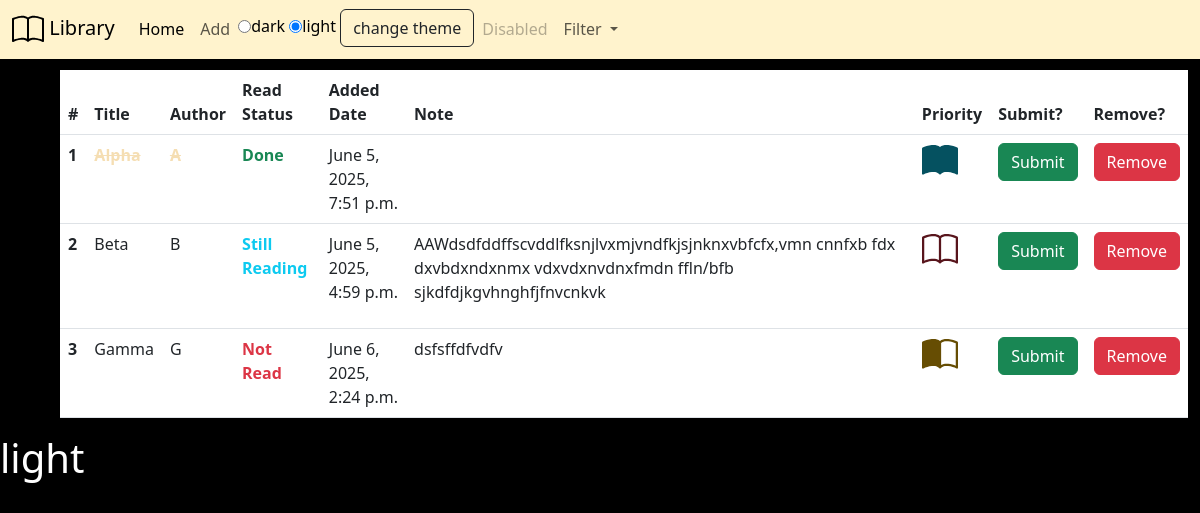
The app's page /library/main/, older data.
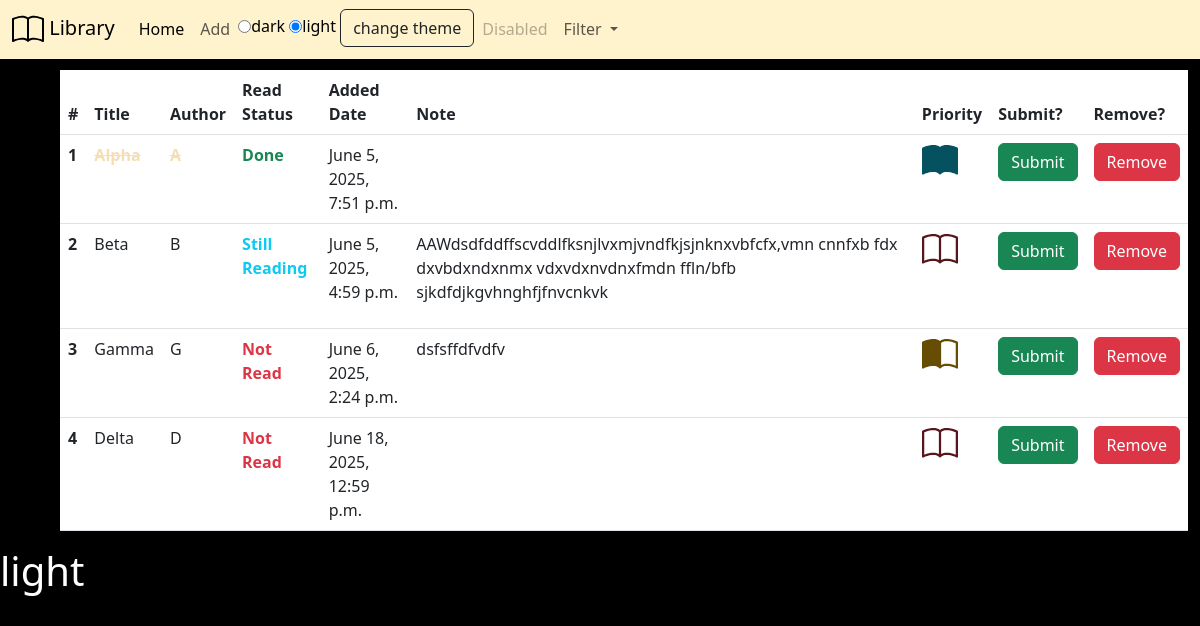
The same page, newer data.
### library/models.py (models this page shows, shortened)
class Book(models.Model):
    READING = [
        ('D', "Done"),
        ('SR' , "Still Reading"),
        ('NR' , "Not Read")
    ]
    title = models.CharField()
    author = models.CharField()
    read_status = models.CharField(
        max_length= 2,
        choices= READING, default='NR')
    added_date = models.DateTimeField(auto_now= True)
    note = models.TextField()
    RANKING = [
        (1 , 'High') ,
        (2 ,'Medium' ) ,
        (3 , 'Low') ,
    ]
    priority = models.IntegerField(
        choices= RANKING,default=3
    )

### library/views.py (the view)
# urls.py: path('main/', views.main, name = 'main'),
def main(request):
    books = Book.objects.all()
    theme = request.COOKIES.get('theme', 'light')
    return render(request, 'library/main.html', {'books':books , 'theme': theme})

### library/context_processors.py (called while the page is built)
def read_status(request):
    return {'status_choices': Book.READING}

def theme(request):
        return{'theme': request.COOKIES.get('theme', 'light')}

### library/templates/library/main.html (shortened to what this page needs)
{%extends 'base.html'%}
{%block content%}
<div class="container-fluid">
    <div class="row-cols-auto justify-content-center ps-5">
    <table class="table">
        <thead>
            <tr>
                <th scope="col">#</th>
                <th scope="col">Title</th>
                <th scope="col">Author</th>
                <th scope="col">Read Status</th>
                <th scope="col">Added Date</th>
                <th scope="col">Note</th>
                <th scope="col">Priority</th>
                <th scope="col">Submit?</th>
                <th scope="col">Remove?</th>
            </tr>
            <tbody>
                {%for book in books%}
                <tr>
                    {%if book.read_status == 'D'%}
                        <th scope="row">{{forloop.counter}}</th>
                        <td><s class="fw-bolder text-secondary">{{book.title}}</s></td>
                        <td><s class="fw-bolder text-secondary">{{book.author}}</s></td>
                        <td class="fw-bold text-success">{{book.get_read_status_display}}</td>
                    {%elif book.read_status == 'SR'%}
                        <th scope="row">{{forloop.counter}}</th>
                        <td>{{book.title}}</td>
                        <td>{{book.author}}</td>
                        <td class = 'fw-bold text-info'>{{book.get_read_status_display}}</td>
                    {%else%}
                        <th scope="row">{{forloop.counter}}</th>
                        <td>{{book.title}}</td>
                        <td>{{book.author}}</td>
                        <td class = 'fw-bold text-danger'>{{book.get_read_status_display}}</td>
                    {%endif%}
                    <td>{{book.added_date}}</td>
                    <td><p>{{book.note}}</p></td>
                    {%if book.priority == 1%}
                        <td class="fw-bold text-info-emphasis"></td>
                    {%elif book.priority == 2%}
                        <td class="fw-bold text-warning-emphasis"></td>
                    {%else%}
                        <td class="fw-bold text-danger-emphasis"></td>
                    {%endif%}
                    <td><a href="{%url 'change' book.id%}"><input class="btn btn-success" type="button"  value="Submit"></a></td>
                    <td><a href="{%url 'delete' book.id%}"><input class="btn btn-danger" type="button" value="Remove"></a></td>
                </tr>
                {%empty%}
                <li class="text-danger fw-bolder fs-1 text-center">No books are available.</li>
                {%endfor%}
            </tbody>
        </thead>
    </table>
    </div>
    </div>
{%endblock content%}

### templates/base.html (shortened to what this page needs)
{%load static%}
<!DOCTYPE html>
<html lang="en" class="{%if theme == light%} light {%else%} dark {%endif%}">
<head>
    <link href="https://cdn.jsdelivr.net/npm/bootstrap@5.3.0-alpha1/dist/css/bootstrap.min.css" rel="stylesheet">
    {%if theme == light%}
        <link rel="stylesheet" href="{% static 'style.css' %}">
    {%else%}
        <link rel="stylesheet" href="{% static 'dark.css' %}">
    {%endif%}
</head>
<body>
    <nav class="navbar navbar-expand-lg bg-warning-subtle fixed-top">
        <div class="container-fluid">
            <a class="navbar-brand" href="#"> Library</a>
            <div class="collapse navbar-collapse justify-content-between" id="navbarNav">
                <ul class="navbar-nav">
                    <li class="nav-item dropdown"><a class="nav-link active" aria-current="page" href="http://127.0.0.1:8000/library/main/">Home</a></li>
                    <li class="nav-item"><a class="nav-link" href="http://127.0.0.1:8000/library/add/">Add</a></li>
                    <li class="nav-item text-black"><form action="{% url 'set' %}" method="post">
                        <input type="radio" name="theme" value="dark" {% if theme == 'dark' %}checked{% endif %}>dark
                        <input type="radio" name="theme" value="light" {% if theme == 'light' %}checked{% endif %}>light
                        <input type="submit" value="change theme" class="btn btn-outline-dark">
                    </form></li>
                    <li class="nav-item"><a class="nav-link disabled" aria-disabled="true">Disabled</a></li>
                    <li class="nav-item dropdown"><a class="nav-link dropdown-toggle" href="#" role="button" data-bs-toggle="dropdown" aria-expanded="false">
                        Filter
                    </a>
                    </li>
                </ul>
            </div>
        </div>
    </nav>
    {% block content %}{% endblock content %}
    <h1>{{theme}}</h1>
</body>
</html>

### static/dark.css (style rules this page uses)
.dark body { padding-top: 70px; background-color: black; color: white; }
.dark .table { color: white !important; }
.dark s { color:wheat !important; }

Row changes from the older to the newer data that the page shows:
added Book: title "Delta", author "D", read_status "Not Read", added_date "June 18, 2025, 12:59 p.m.", priority 3 (drawn)
